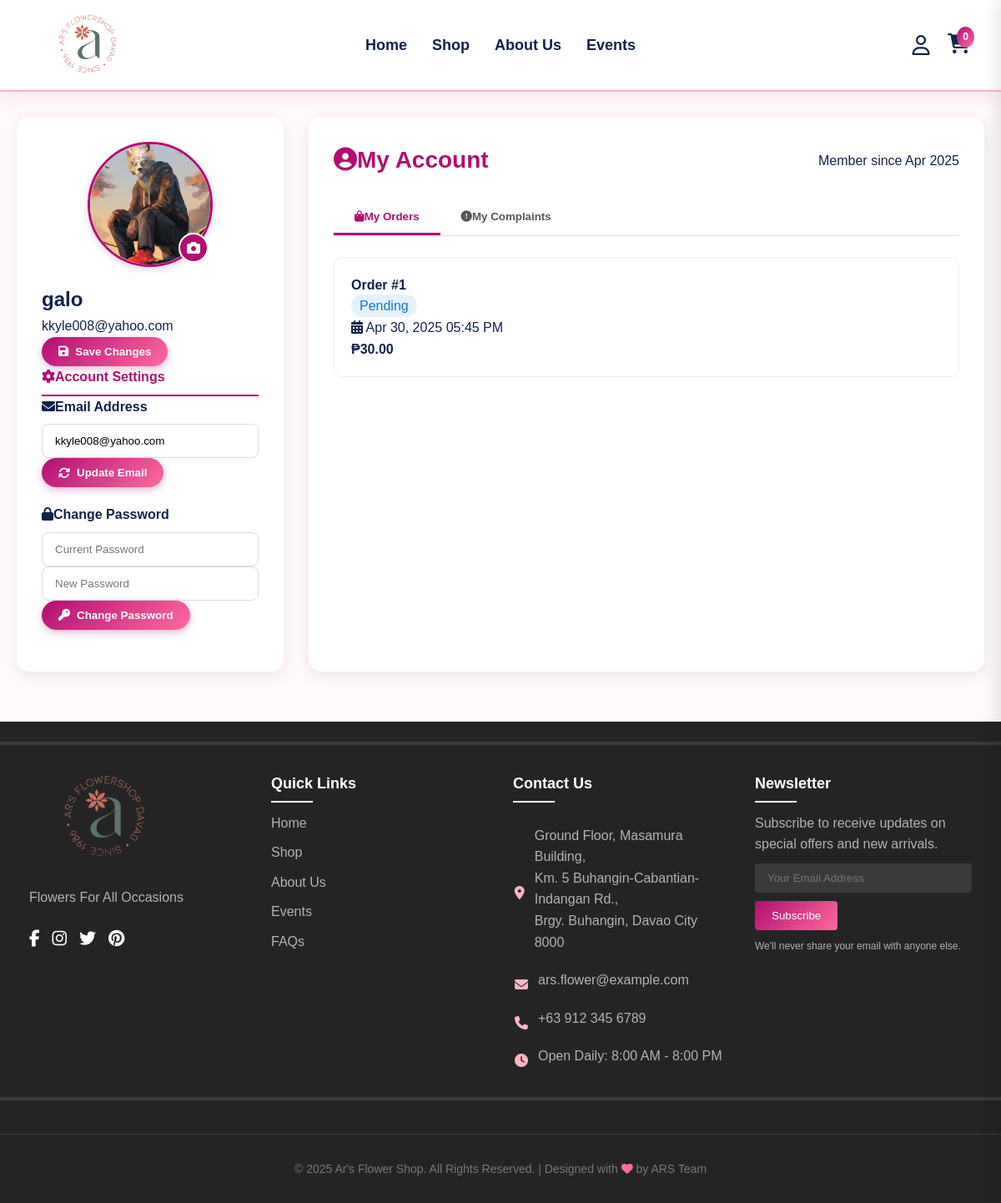
The page /user-profile.php (signed in) on the database as committed earlier.
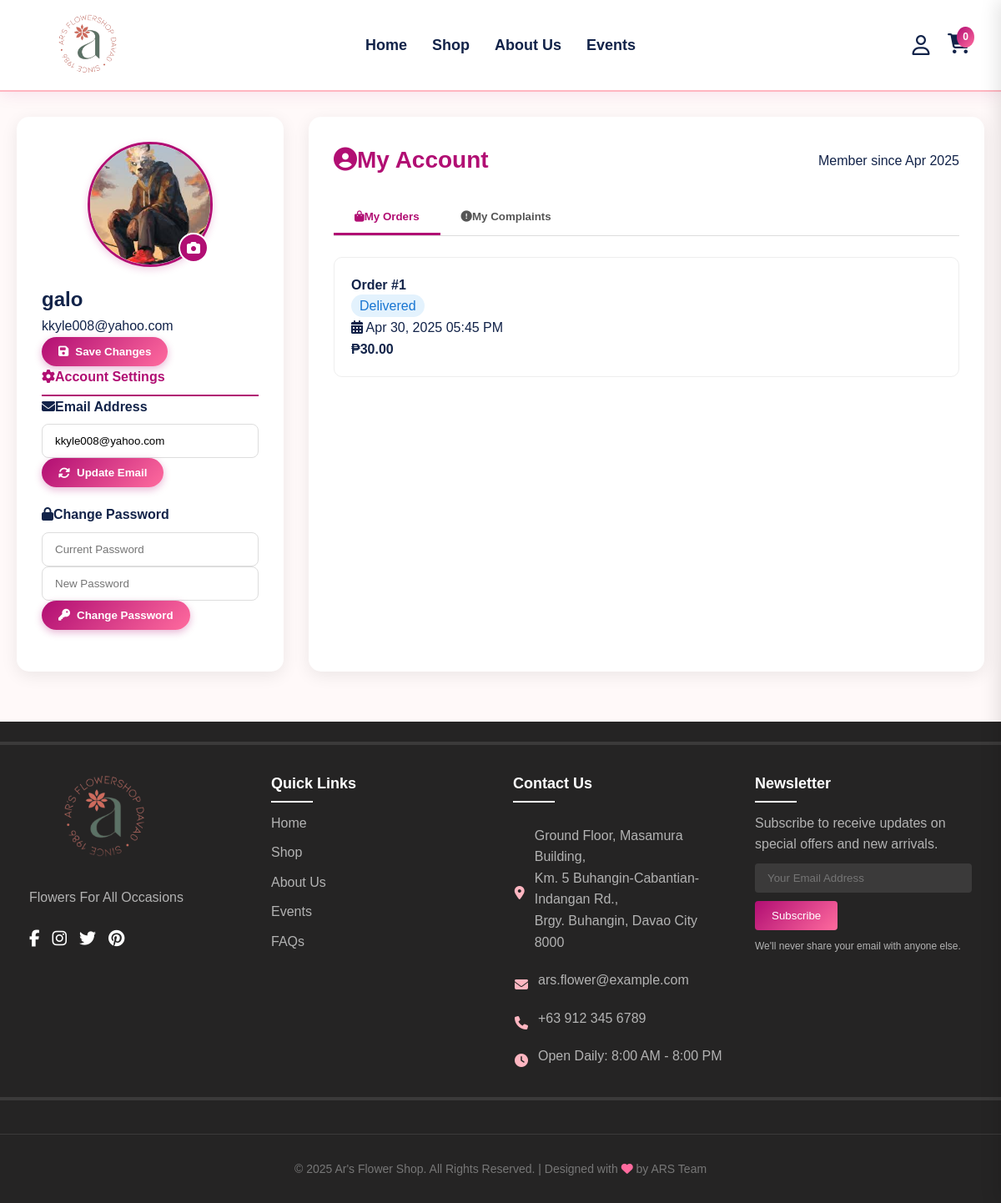
The same page on the database as committed later.
### tables this page shows
CREATE TABLE `users` (
  `user_id` int(11) NOT NULL,
  `name` varchar(100) NOT NULL,
  `email` varchar(100) NOT NULL,
  `phone` varchar(20) DEFAULT NULL,
  `role_id` int(11) NOT NULL,
  `username` varchar(255) NOT NULL,
  `pass` varchar(100) NOT NULL,
  `created_at` timestamp NOT NULL DEFAULT current_timestamp(),
  `profile_picture` varchar(255) DEFAULT 'uploads/profile_picture/default_profile.jpg'
);

CREATE TABLE `ordertable` (
  `order_id` int(11) NOT NULL,
  `customer_id` int(11) NOT NULL,
  `order_date` timestamp NOT NULL DEFAULT current_timestamp(),
  `total_amount` decimal(10,2) NOT NULL,
  `shipping_date` date DEFAULT NULL,
  `status` enum('Pending','Preparing','Out for Delivery','Delivered','Cancelled') NOT NULL DEFAULT 'Delivered'
);

### user-profile.php (the view, shortened to what this page needs)
<?php include 'footHead/header.php'; ?>
<?php
require_once 'connect.php';
$user = [
  'user_id' => null,
  'username' => 'Guest',
  'email' => '',
  'profile_picture' => '/images/default_profile.jpg',
  'created_at' => date('Y-m-d H:i:s')
];
try {
  $user_id = $_SESSION['user_id'];
  $stmt = $pdo->prepare("SELECT * FROM users WHERE user_id = ?");
  $stmt->execute([$user_id]);
  $user_data = $stmt->fetch();
  if ($user_data) {
    $user = array_merge($user, $user_data);
  } else {
    session_destroy();
    header("Location: login.php");
    exit();
  }
} catch (PDOException $e) {
  $error = "Database error: " . $e->getMessage();
  error_log("User Profile Error: " . $e->getMessage());
}
try {
  $id = $_SESSION['user_id'];
  $stmt = $pdo->prepare("SELECT * FROM `ordertable` WHERE `customer_id` = ?");
  $stmt->execute([$id]);
  $orders = $stmt->fetchAll(PDO::FETCH_ASSOC);
} catch (PDOException $e) {
  $error = "Error fetching orders: " . $e->getMessage();
  $orders = [];
}
?>
<!DOCTYPE html>
<html lang="en">
<head>
  <link rel="stylesheet" href="https://cdnjs.cloudflare.com/ajax/libs/font-awesome/6.5.0/css/all.min.css">
</head>
<body>
  <div class="container">
    <div class="profile-container">
      <div class="profile-sidebar">
        <div class="text-center">
          <div class="profile-picture-container">
            <img src="<?php echo htmlspecialchars($user['profile_picture'] ?? '/images/default_profile.jpg'); ?>"
              class="profile-picture" id="profile-picture">
            <div class="profile-picture-edit" onclick="document.getElementById('profile-upload').click()">
              <i class="fas fa-camera"></i>
            </div>
          </div>
          <h2><?php echo htmlspecialchars($user['username']); ?></h2>
          <p><?php echo htmlspecialchars($user['email']); ?></p>
          <form method="post" enctype="multipart/form-data" class="mt-4">
            <button type="submit" class="btn btn-primary w-100">
              <i class="fas fa-save"></i> Save Changes
            </button>
          </form>
        </div>
        <div class="mt-5">
          <h4 class="mb-4" style="color: var(--primary); border-bottom: 2px solid var(--primary); padding-bottom: 8px;">
            <i class="fas fa-cog mr-2"></i>Account Settings
          </h4>
          <form method="post">
            <div class="form-group">
              <label><i class="fas fa-envelope mr-2"></i>Email Address</label>
              <input type="email" name="new_email" class="form-control"
                value="<?php echo htmlspecialchars($user['email']); ?>" required>
              <button type="submit" name="change_email" class="btn btn-primary mt-3 w-100">
                <i class="fas fa-sync-alt"></i> Update Email
              </button>
            </div>
          </form>
          <form method="post" class="mt-4">
            <div class="form-group">
              <label><i class="fas fa-lock mr-2"></i>Change Password</label>
              <input type="password" name="current_password" class="form-control" placeholder="Current Password" required>
              <input type="password" name="new_password" class="form-control mt-3" placeholder="New Password" required>
              <button type="submit" name="change_password" class="btn btn-primary mt-3 w-100">
                <i class="fas fa-key"></i> Change Password
              </button>
            </div>
          </form>
        </div>
      </div>
      <div class="profile-content">
        <div class="profile-header">
          <h2><i class="fas fa-user-circle mr-2"></i>My Account</h2>
          <div class="text-muted">Member since <?php echo date('M Y', strtotime($user['created_at'])); ?></div>
        </div>
        <div class="tab-buttons">
          <button class="tab-button active" onclick="openTab('orders')">
            <i class="fas fa-shopping-bag mr-2"></i>My Orders
          </button>
          <button class="tab-button" onclick="openTab('complaints')">
            <i class="fas fa-exclamation-circle mr-2"></i>My Complaints
          </button>
        </div>
        <div id="orders" class="tab-content active">
          <?php if (empty($orders)): ?>
            <div class="text-center py-5">
              <i class="fas fa-shopping-bag fa-3x mb-3" style="color: var(--gray);"></i>
              <h4>No Orders Yet</h4>
              <p class="text-muted">You haven't placed any orders yet</p>
              <a href="productPage.php" class="btn btn-primary mt-3">
                <i class="fas fa-store mr-2"></i>Start Shopping
              </a>
            </div>
          <?php else: ?>
            <?php foreach ($orders as $order): ?>
              <div class="order-card">
                <div class="d-flex justify-content-between align-items-center mb-3">
                  <h4>Order #<?php echo htmlspecialchars($order['order_id']); ?></h4>
                  <span class="badge" style="background: #e3f2fd; color: #1976d2; padding: 5px 10px; border-radius: 20px;">
                    <?php echo ucfirst(htmlspecialchars($order['status'])); ?>
                  </span>
                </div>
                <div class="d-flex justify-content-between mb-2">
                  <div>
                    <i class="fas fa-calendar-alt mr-2 text-muted"></i>
                    <?php echo date('M d, Y h:i A', strtotime($order['order_date'])); ?>
                  </div>
                  <div>
                    <strong>₱<?php echo number_format($order['total_amount'], 2); ?></strong>
                  </div>
                </div>
              </div>
            <?php endforeach; ?>
          <?php endif; ?>
        </div>
      </div>
    </div>
  </div>
  <?php include 'footHead/footer.php'; ?>
</body>
</html>

### footHead/header.php (shortened to what this page needs)
<!DOCTYPE html>
<html lang="en">
<head>
  <link rel="stylesheet" href="https://cdnjs.cloudflare.com/ajax/libs/font-awesome/6.5.0/css/all.min.css">
</head>
<body>
  <div id="main-header" class="header">
    <div class="logo">
      <img src="pictures/arsFlowerHeaderLogo.png" onclick="window.location.href='home.php'">
    </div>
    <div class="nav-links">
      <a onclick="window.location.href='home.php'">Home</a>
      <a onclick="window.location.href='productPage.php'">Shop</a>
      <a onclick="window.location.href='aboutUs.php'">About Us</a>
      <a onclick="window.location.href='events.php'">Events</a>
    </div>
    <div class="icons">
      <i class="fa-regular fa-user" id="login-button"></i>
      <div class="cart-icon">
        <i class="fa-solid fa-cart-shopping" id="cart-button"></i>
        <span id="cart-count"></span>
      </div>
    </div>
  </div>
</body>
</html>

### footHead/footer.php (shortened to what this page needs)
<!DOCTYPE html>
<html lang="en">
<head>
    <link rel="stylesheet" href="https://cdnjs.cloudflare.com/ajax/libs/font-awesome/6.5.0/css/all.min.css">
</head>
<body>
    <footer>
        <div class="footer-container">
            <div class="footer-col">
                <img src="pictures/arsFlowerHeaderLogo.png" alt="Ar's Flower Shop Logo" class="footer-logo">
                <p>Flowers For All Occasions</p>
                <div class="social-icons">
                    <a href="#"><i class="fab fa-facebook-f"></i></a>
                    <a href="#"><i class="fab fa-instagram"></i></a>
                    <a href="#"><i class="fab fa-twitter"></i></a>
                    <a href="#"><i class="fab fa-pinterest"></i></a>
                </div>
            </div>
            <div class="footer-col">
                <h3>Quick Links</h3>
                <a href="home.php">Home</a>
                <a href="productPage.php">Shop</a>
                <a href="aboutUs.php">About Us</a>
                <a href="events.php">Events</a>
                <a href="#">FAQs</a>
            </div>
            <div class="footer-col">
                <h3>Contact Us</h3>
                <div class="address">
                    <div class="contact-info">
                        <i class="fas fa-map-marker-alt"></i>
                        <p>Ground Floor, Masamura Building,<br>
                            Km. 5 Buhangin-Cabantian-Indangan Rd.,<br>
                            Brgy. Buhangin, Davao City 8000</p>
                    </div>
                    <div class="contact-info">
                        <i class="fas fa-envelope"></i>
                        <a href="mailto:ars.flower@example.com">ars.flower@example.com</a>
                    </div>
                    <div class="contact-info">
                        <i class="fas fa-phone"></i>
                        <a href="tel:+639123456789">+63 912 345 6789</a>
                    </div>
                    <div class="contact-info">
                        <i class="fas fa-clock"></i>
                        <p>Open Daily: 8:00 AM - 8:00 PM</p>
                    </div>
                </div>
            </div>
            <div class="footer-col">
                <h3>Newsletter</h3>
                <p>Subscribe to receive updates on special offers and new arrivals.</p>
                <form class="newsletter-form">
                    <input type="email" placeholder="Your Email Address" required>
                    <button type="submit">Subscribe</button>
                </form>
                <p style="font-size: 12px; margin-top: 10px;">We'll never share your email with anyone else.</p>
            </div>
            <div class="footer-square"></div>
        </div>
        <div class="copyright">
            &copy; 2025 Ar's Flower Shop. All Rights Reserved. | Designed with <i class="fas fa-heart" style="color: #ff6b9e;"></i> by ARS Team
        </div>
    </footer>
</body>
</html>

### footHead/header.php (style rules this page uses)
*, *::before, *::after { margin: 0; padding: 0; box-sizing: border-box; -webkit-text-size-adjust: 100%; -moz-text-size-adjust: 100%; -ms-text-size-adjust: 100%; }
html { scroll-behavior: smooth; -webkit-font-smoothing: antialiased; -moz-osx-font-smoothing: grayscale; }
body { font-family: 'Arial', sans-serif; position: relative; overflow-x: hidden; background-color: #FFF9F9; line-height: 1.5; }
.header { display: flex; justify-content: space-between; align-items: center; padding: 15px 40px; background-color: rgba(255, 255, 255, 0.98); position: fixed; top: 0; left: 0; width: 100%; z-index: 1000; transition: all 0.4s ease; box-shadow: 0 2px 20px rgba(177, 14, 115, 0.1); border-bottom: 2px solid #ffb6c1; height: 110px; }
.logo img { height: 80px; width: auto; max-width: none; transition: transform 0.3s; cursor: pointer; display: block; }
.nav-links { display: flex; gap: 40px; position: absolute; left: 50%; transform: translateX(-50%); }
.nav-links a { text-decoration: none; color: #122349; font-size: 18px; font-weight: 600; transition: all 0.3s; position: relative; padding: 5px 0; cursor: pointer; white-space: nowrap; }
.nav-links a:after { content: ''; position: absolute; bottom: 0; left: 0; width: 0; height: 2px; background: linear-gradient(90deg, #b10e73, #ff6b9e); transition: width 0.3s; }
.icons { display: flex; gap: 20px; align-items: center; }
.cart-icon { position: relative; }
.cart-icon span { position: absolute; top: -8px; right: -8px; background: linear-gradient(135deg, #b10e73, #ff6b9e); color: white; font-size: 12px; border-radius: 50%; padding: 3px 7px; font-weight: bold; }
.icons i { font-size: 24px; color: #122349; cursor: pointer; transition: all 0.3s; width: 24px; height: 24px; text-align: center; line-height: 24px; }
@media (max-width: 1200px) { .nav-links { gap: 30px; } }

### footHead/footer.php (style rules this page uses)
footer { background-color: rgb(37, 36, 36); color: white; padding: 60px 0 30px; position: relative; overflow: hidden; font-family: 'Arial', sans-serif; }
.footer-container { max-width: 1200px; margin: 0 auto; display: flex; flex-wrap: wrap; justify-content: space-between; padding: 0 20px; position: relative; }
.footer-square { position: absolute; width: 1800px; height: 430px; background-color: transparent; border: 4px solid rgba(255, 255, 255, 0.1); bottom: 10px; right: -300px; z-index: 1; }
.footer-col { flex: 1; min-width: 250px; margin-bottom: 30px; padding: 0 15px; position: relative; z-index: 2; }
.footer-col h3 { font-size: 18px; margin-bottom: 20px; position: relative; display: inline-block; }
.footer-col h3::after { content: ''; position: absolute; left: 0; bottom: -8px; width: 50px; height: 2px; background: #ffffff; }
.footer-col p, .footer-col a { color: #b3b3b3; line-height: 1.6; margin-bottom: 10px; display: block; text-decoration: none; transition: color 0.3s; }
.address { font-style: normal; margin-top: 15px; }
.contact-info { display: flex; align-items: center; margin-bottom: 10px; }
.contact-info i { margin-right: 10px; color: #ffb6c1; width: 20px; text-align: center; }
.footer-logo { width: 180px; height: auto; margin-bottom: 20px; -webkit-mask-image: linear-gradient(to bottom, rgba(0, 0, 0, 1) 0%, rgba(0, 0, 0, 1) 80%, rgba(0, 0, 0, 0) 100%); mask-image: linear-gradient(to bottom, rgba(0, 0, 0, 1) 0%, rgba(0, 0, 0, 1) 80%, rgba(0, 0, 0, 0) 100%); }
.newsletter-form input { padding: 10px 15px; width: 100%; margin-bottom: 10px; border: none; border-radius: 4px; background: rgba(255, 255, 255, 0.1); color: white; }
.newsletter-form button { padding: 10px 20px; background: linear-gradient(135deg, #b10e73, #ff6b9e); color: white; border: none; border-radius: 4px; cursor: pointer; transition: all 0.3s; }
.copyright { width: 100%; text-align: center; padding-top: 30px; margin-top: 30px; border-top: 1px solid rgba(255, 255, 255, 0.1); color: #777; font-size: 14px; }
.social-icons { display: flex; gap: 15px; margin-top: 20px; }
.social-icons a { color: white; font-size: 20px; transition: color 0.3s; }

Rows that differ between the two databases and show on the page:
changed ordertable id 1: status "Pending" → "Delivered"
